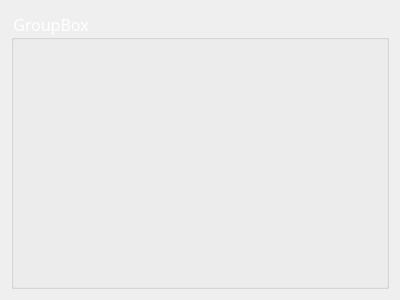
<?xml version="1.0" encoding="UTF-8"?>
<ui version="4.0">
 <class>Setup_PdusTableWid</class>
 <widget class="QWidget" name="Setup_PdusTableWid">
  <property name="geometry">
   <rect>
    <x>0</x>
    <y>0</y>
    <width>400</width>
    <height>300</height>
   </rect>
  </property>
  <property name="windowTitle">
   <string>Form</string>
  </property>
  <layout class="QGridLayout" name="gridLayout">
   <item row="0" column="0">
    <widget class="QGroupBox" name="groupBox">
     <property name="font">
      <font>
       <family>微软雅黑</family>
       <pointsize>12</pointsize>
      </font>
     </property>
     <property name="styleSheet">
      <string notr="true">color:rgb(255,255,255)</string>
     </property>
     <property name="title">
      <string>GroupBox</string>
     </property>
     <layout class="QGridLayout" name="gridLayout_2">
      <item row="0" column="0" rowspan="2">
       <widget class="QWidget" name="widget" native="true">
        <property name="styleSheet">
         <string notr="true">color:rgb(0,0,0)</string>
        </property>
       </widget>
      </item>
     </layout>
    </widget>
   </item>
  </layout>
 </widget>
 <resources/>
 <connections/>
</ui>
